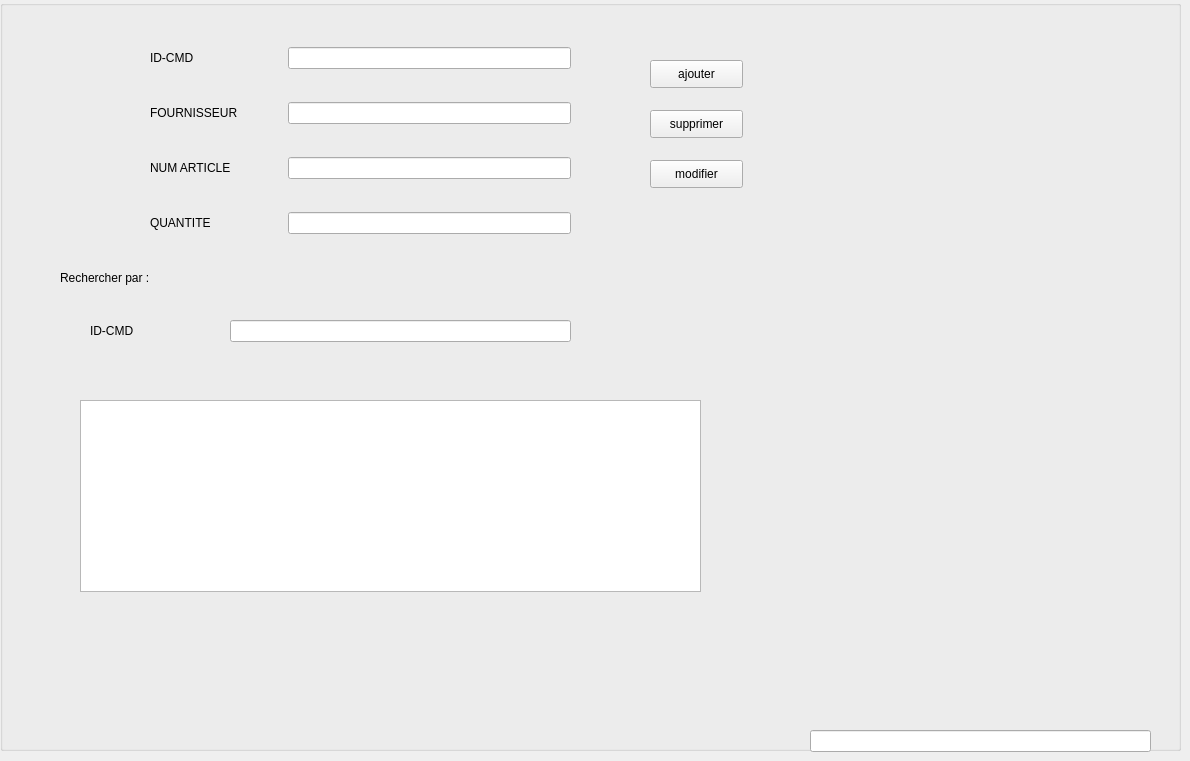
      <widget class="QWidget" name="tab_7">
       <attribute name="title">
        <string>Achat</string>
       </attribute>
       <widget class="QGroupBox" name="pb_sendmail">
        <property name="geometry">
         <rect>
          <x>0</x>
          <y>0</y>
          <width>1181</width>
          <height>751</height>
         </rect>
        </property>
        <property name="title">
         <string/>
        </property>
        <widget class="QPushButton" name="pb_modifier1">
         <property name="geometry">
          <rect>
           <x>650</x>
           <y>160</y>
           <width>93</width>
           <height>28</height>
          </rect>
         </property>
         <property name="text">
          <string>modifier</string>
         </property>
        </widget>
        <widget class="QPushButton" name="pb_supprimer1">
         <property name="geometry">
          <rect>
           <x>650</x>
           <y>110</y>
           <width>93</width>
           <height>28</height>
          </rect>
         </property>
         <property name="text">
          <string>supprimer</string>
         </property>
        </widget>
        <widget class="QPushButton" name="pb_ajouter1">
         <property name="geometry">
          <rect>
           <x>650</x>
           <y>60</y>
           <width>93</width>
           <height>28</height>
          </rect>
         </property>
         <property name="text">
          <string>ajouter</string>
         </property>
        </widget>
        <widget class="QTableView" name="tableView">
         <property name="geometry">
          <rect>
           <x>80</x>
           <y>400</y>
           <width>621</width>
           <height>192</height>
          </rect>
         </property>
        </widget>
        <widget class="QWidget" name="layoutWidget_10">
         <property name="geometry">
          <rect>
           <x>150</x>
           <y>20</y>
           <width>421</width>
           <height>241</height>
          </rect>
         </property>
         <layout class="QGridLayout" name="gridLayout_7">
          <property name="sizeConstraint">
           <enum>QLayout::SetDefaultConstraint</enum>
          </property>
          <property name="horizontalSpacing">
           <number>50</number>
          </property>
          <item row="1" column="1">
           <widget class="QLineEdit" name="lineEdit_nom_4"/>
          </item>
          <item row="0" column="1">
           <widget class="QLineEdit" name="lineEdit_id_4"/>
          </item>
          <item row="2" column="0">
           <widget class="QLabel" name="label_57">
            <property name="text">
             <string>NUM ARTICLE</string>
            </property>
           </widget>
          </item>
          <item row="2" column="1">
           <widget class="QLineEdit" name="lineEdit_num_3"/>
          </item>
          <item row="3" column="0">
           <widget class="QLabel" name="label_58">
            <property name="text">
             <string>QUANTITE</string>
            </property>
           </widget>
          </item>
          <item row="3" column="1">
           <widget class="QLineEdit" name="lineEdit_quantite_3"/>
          </item>
          <item row="0" column="0">
           <widget class="QLabel" name="label_60">
            <property name="text">
             <string>ID-CMD</string>
            </property>
           </widget>
          </item>
          <item row="1" column="0">
           <widget class="QLabel" name="label_53">
            <property name="text">
             <string>FOURNISSEUR</string>
            </property>
           </widget>
          </item>
         </layout>
        </widget>
        <widget class="QLabel" name="label_59">
         <property name="geometry">
          <rect>
           <x>60</x>
           <y>270</y>
           <width>101</width>
           <height>16</height>
          </rect>
         </property>
         <property name="text">
          <string>Rechercher par :</string>
         </property>
        </widget>
        <widget class="QLineEdit" name="lineEdit_9">
         <property name="geometry">
          <rect>
           <x>230</x>
           <y>320</y>
           <width>341</width>
           <height>22</height>
          </rect>
         </property>
        </widget>
        <widget class="QLabel" name="label_67">
         <property name="geometry">
          <rect>
           <x>90</x>
           <y>320</y>
           <width>107</width>
           <height>22</height>
          </rect>
         </property>
         <property name="text">
          <string>ID-CMD</string>
         </property>
        </widget>
       </widget>
       <widget class="QLineEdit" name="lineEdit_8">
        <property name="geometry">
         <rect>
          <x>810</x>
          <y>730</y>
          <width>341</width>
          <height>22</height>
         </rect>
        </property>
       </widget>
      </widget>
